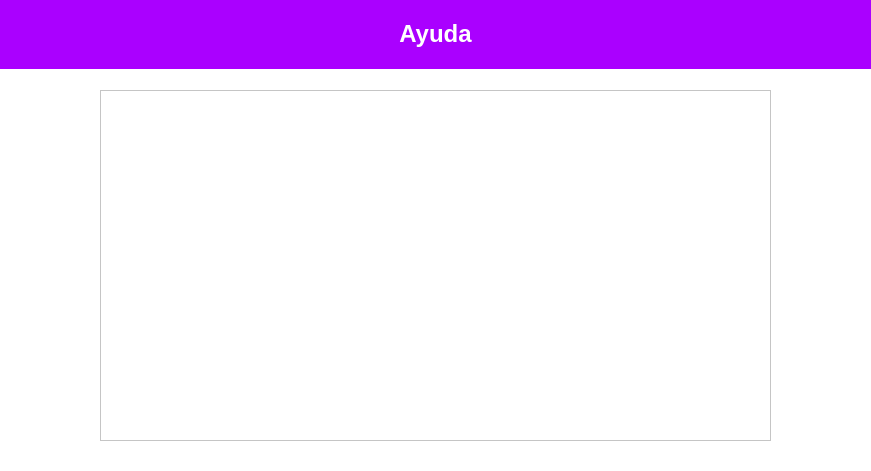
<?xml version="1.0" encoding="UTF-8"?>
<ui version="4.0">
 <class>Dialog</class>
 <widget class="QDialog" name="Dialog">
  <property name="geometry">
   <rect>
    <x>0</x>
    <y>0</y>
    <width>871</width>
    <height>471</height>
   </rect>
  </property>
  <property name="windowTitle">
   <string>Dialog</string>
  </property>
  <property name="styleSheet">
   <string notr="true">background-color: rgb(255, 255, 255);</string>
  </property>
  <widget class="QLabel" name="label_5">
   <property name="geometry">
    <rect>
     <x>220</x>
     <y>80</y>
     <width>541</width>
     <height>19</height>
    </rect>
   </property>
   <property name="font">
    <font>
     <pointsize>12</pointsize>
    </font>
   </property>
   <property name="text">
    <string>&lt;html&gt;&lt;head/&gt;&lt;body&gt;&lt;p&gt;&lt;br/&gt;&lt;/p&gt;&lt;/body&gt;&lt;/html&gt;</string>
   </property>
  </widget>
  <widget class="QLabel" name="label_2">
   <property name="geometry">
    <rect>
     <x>0</x>
     <y>0</y>
     <width>871</width>
     <height>69</height>
    </rect>
   </property>
   <property name="styleSheet">
    <string notr="true">background-color: rgb(170, 0, 255);</string>
   </property>
   <property name="text">
    <string>&lt;html&gt;&lt;head/&gt;&lt;body&gt;&lt;p align=&quot;center&quot;&gt;&lt;span style=&quot; font-size:18pt; font-weight:600; color:#ffffff;&quot;&gt;Ayuda&lt;/span&gt;&lt;/p&gt;&lt;/body&gt;&lt;/html&gt;</string>
   </property>
  </widget>
  <widget class="QTextEdit" name="ayuda">
   <property name="enabled">
    <bool>true</bool>
   </property>
   <property name="geometry">
    <rect>
     <x>100</x>
     <y>90</y>
     <width>671</width>
     <height>351</height>
    </rect>
   </property>
   <property name="font">
    <font>
     <pointsize>10</pointsize>
    </font>
   </property>
  </widget>
 </widget>
 <resources/>
 <connections/>
</ui>
